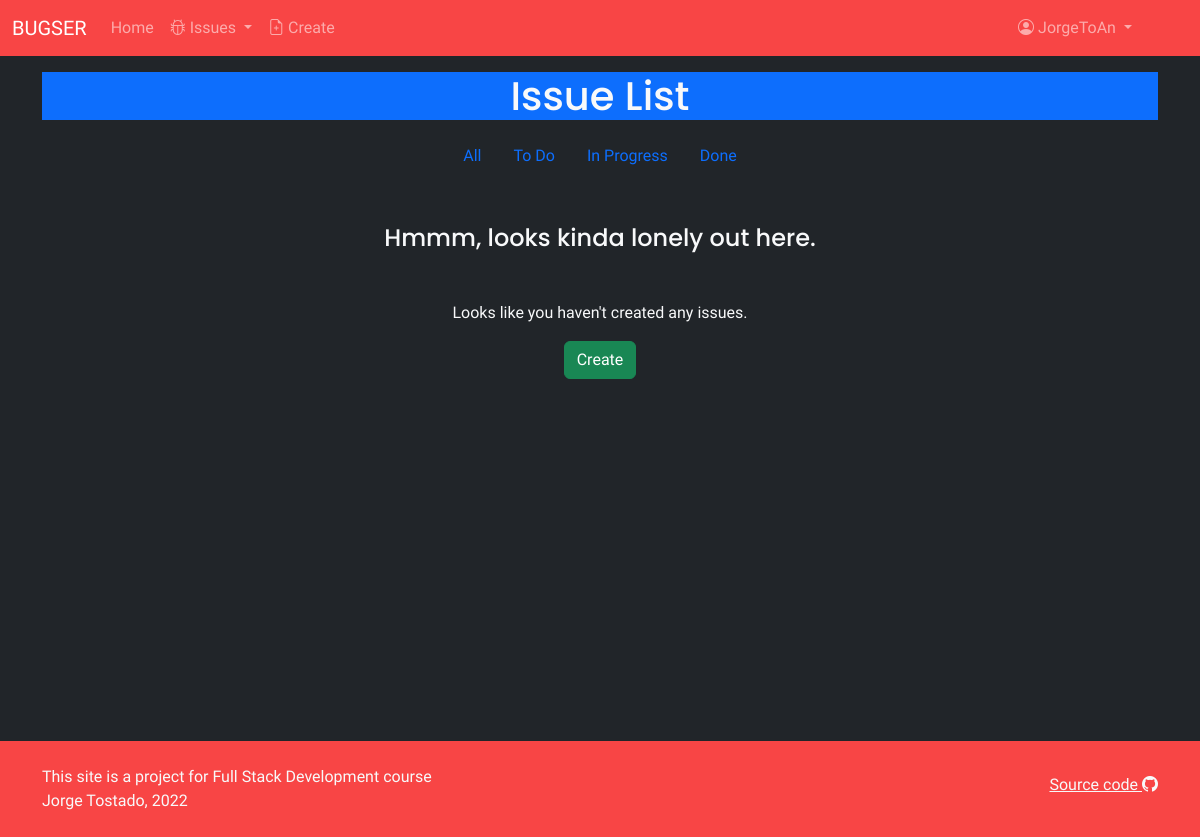
The page /issues/in-progress/ (signed in) on the database as committed earlier.
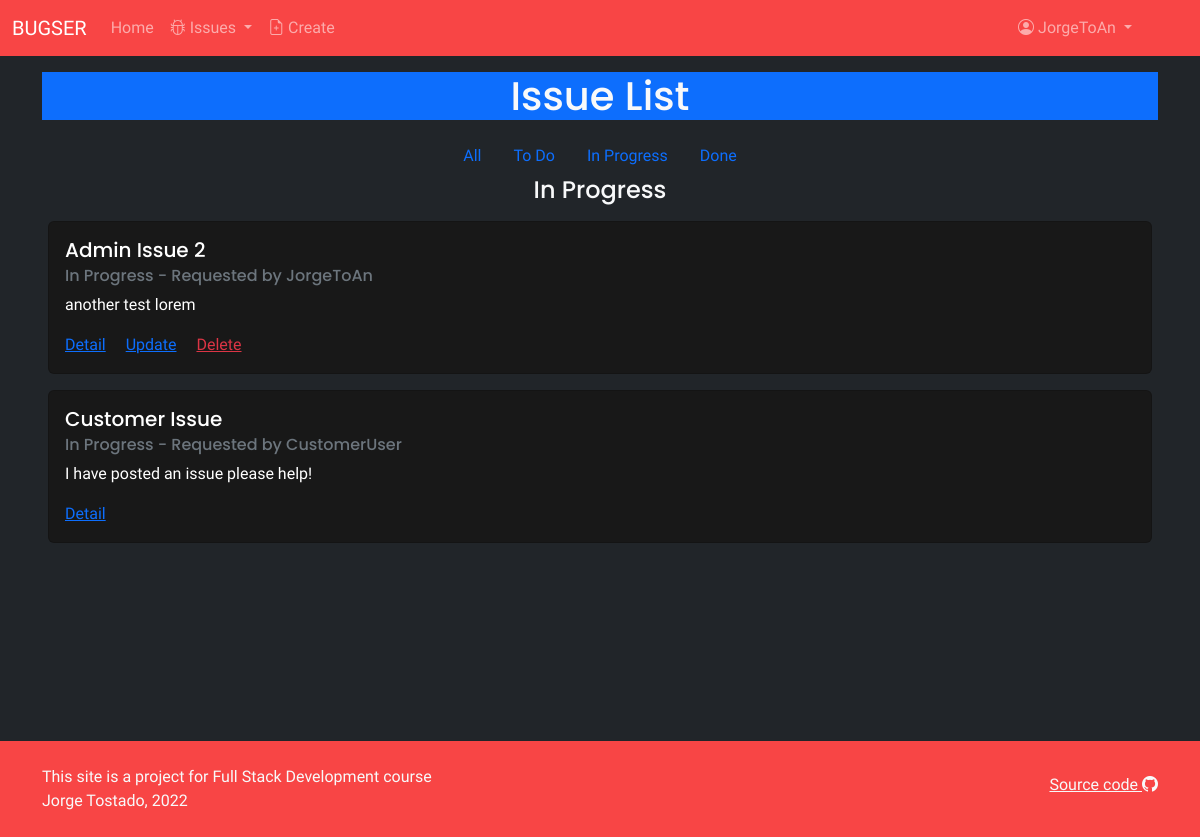
The same page on the database as committed later.
### issues/models.py (models this page shows, shortened)
class Issue(models.Model):
    title = models.CharField(max_length=80)
    summary = models.CharField(max_length=256)
    description = models.TextField()
    status = models.ForeignKey(
        Status,
        on_delete=models.CASCADE
    )
    requester = models.ForeignKey(
        get_user_model(),
        on_delete=models.CASCADE,
        related_name='requester'
    )
    assignee = models.ForeignKey(
        get_user_model(),
        on_delete=models.CASCADE,
        related_name='assignee',
        blank=True,
        null=True
    )
    created_on = models.DateTimeField(auto_now_add=True)

class Status(models.Model):
    name = models.CharField(max_length=80)
    description = models.CharField(max_length=256)
    def __str__(self):
        return self.name

### accounts/models.py (models this page shows)
class Account(AbstractUser):
    class Role(models.TextChoices):
        MANAGER = 'MANAGER', 'Manager'
        AGENT = 'AGENT', 'Agent'
        CUSTOMER = 'CUSTOMER', 'Customer'
    base_role = Role.MANAGER
    role = models.CharField(max_length=50, choices=Role.choices)
    REQUIRED_FIELDS = ['role']

### issues/views.py (the view)
# urls.py: path('in-progress/', IssueInProgressListView.as_view(), name='in_progress_list'),
class IssueInProgressListView(IssueContextListView):
    status = "In Progress"
    def get_context_data(self):
        return super().get_context_data(status_name=self.status)

### issues/views.py (called while the page is built)
    def get_context_data(self, **kwargs):
        account = Account.objects.filter(pk=self.request.user.id).get()
        issue_status = Status.objects.get(name=kwargs["status_name"])
        context = super().get_context_data(**kwargs)
        if account.role != MANAGER_ROLE:
            context['issue_list'] = Issue.objects.filter(
                                    requester=self.request.user).filter(
                                        status=issue_status).order_by(
                                            "created_on")
        else:
            context['issue_list'] = Issue.objects.filter(
                                    status=issue_status).order_by(
                                        "created_on")
        return context

### templates/issues/list_status.html (shortened to what this page needs)
{% extends 'base.html' %}
{% block content %}
<div class="container">
    <h1 class="text-center my-3 bg-primary">Issue List</h1>
    <ul class="nav justify-content-center navlist">
        <li class="nav-item">
            <a class="nav-link" href="{% url 'list' %}">All</a>
        </li>
        <li class="nav-item">
            <a class="nav-link" href="{% url 'todo_list' %}">To Do</a>
        </li>
        <li class="nav-item">
            <a class="nav-link" href="{% url 'in_progress_list' %}">In Progress</a>
        </li>
        <li class="nav-item">
            <a class="nav-link" href="{% url 'done_list' %}">Done</a>
        </li>
    </ul>
</div>
<div class="mx-5">
    {% if issue_list %}
        <h4 class="text-center">{{ issue_list.0.status.name }}</h4>
        {% for issue in issue_list %}
            <div class="card my-3 text-bg-dark">
                <div class="card-body">
                    <h5 class="card-title">{{ issue.title }}</h5>
                    <h6 class="card-subtitle mb-2 text-muted">{{ issue.status }} - Requested by {{ issue.requester }}</h6>
                    <p class="card-text">{{ issue.description }}</p>
                    <a href="{% url 'detail' issue.id %}" class="card-link">Detail</a>
                    {% if issue.requester == user %}
                        <a href="{% url 'update' issue.id %}" class="card-link">Update</a>
                        <a href="{% url 'delete' issue.id %}" class="card-link text-danger">Delete</a>
                    {% endif %}
                </div>
            </div>
        {% endfor %}
    {% else %}
        <div class="container text-center">
            <h4 class="text-center my-5">Hmmm, looks kinda lonely out here.</h4>
            <p>Looks like you haven't created any issues.</p>
            <a href="{% url 'new' %}" class="btn btn-success">Create</a>
        </div>
    {% endif %}
</div>
{% endblock content %}

Rows that differ between the two databases and show on the page:
added Issue: status.name "In Progress", title "Admin Issue 2", status "In Progress", requester "JorgeToAn", description "another test lorem", shows "Update"
added Issue: title "Customer Issue", status "In Progress", requester "CustomerUser", description "I have posted an issue please help!"
Other text that changed with them:
text no longer shown: "Hmmm, looks kinda lonely out here. Looks like you haven't created any issues. Create"
